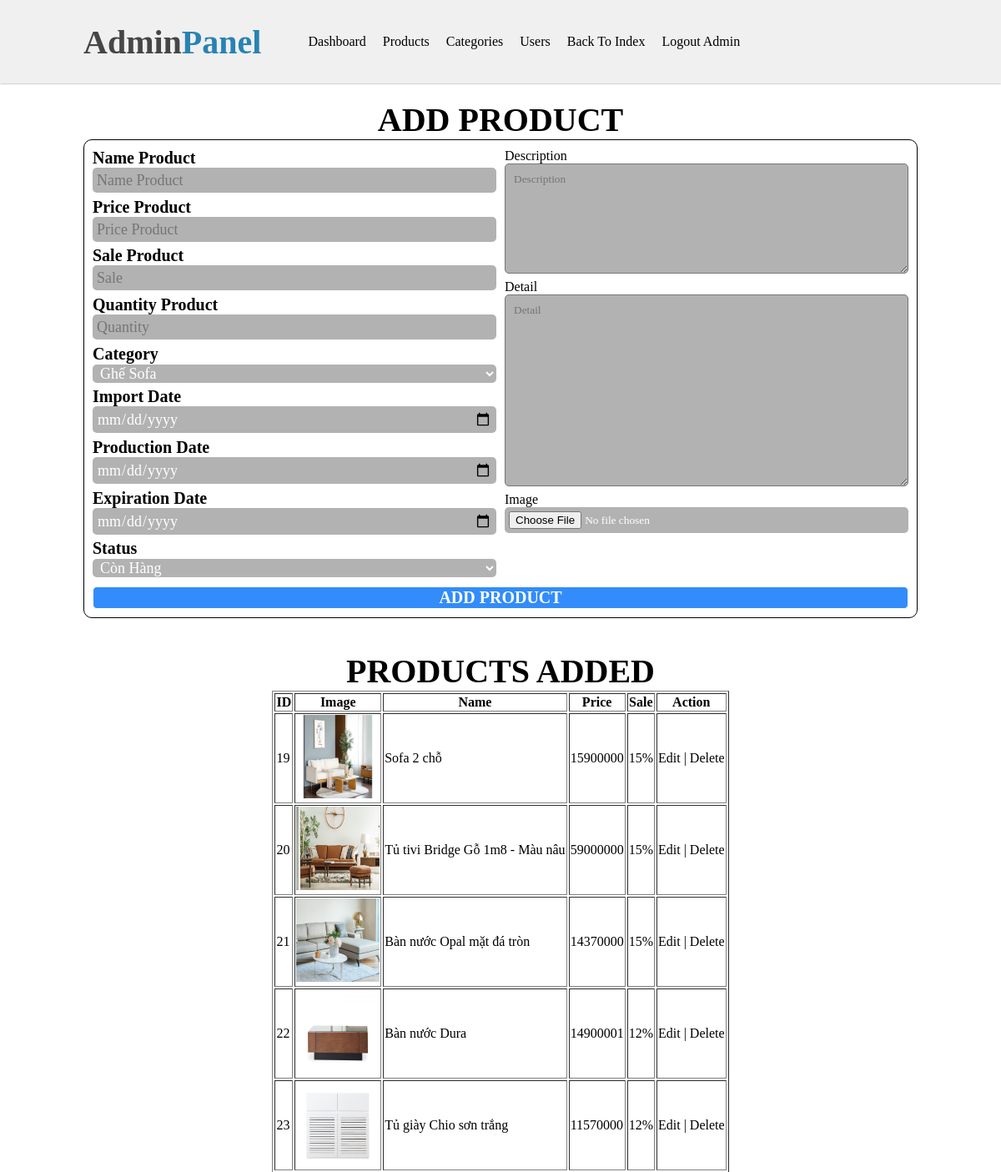
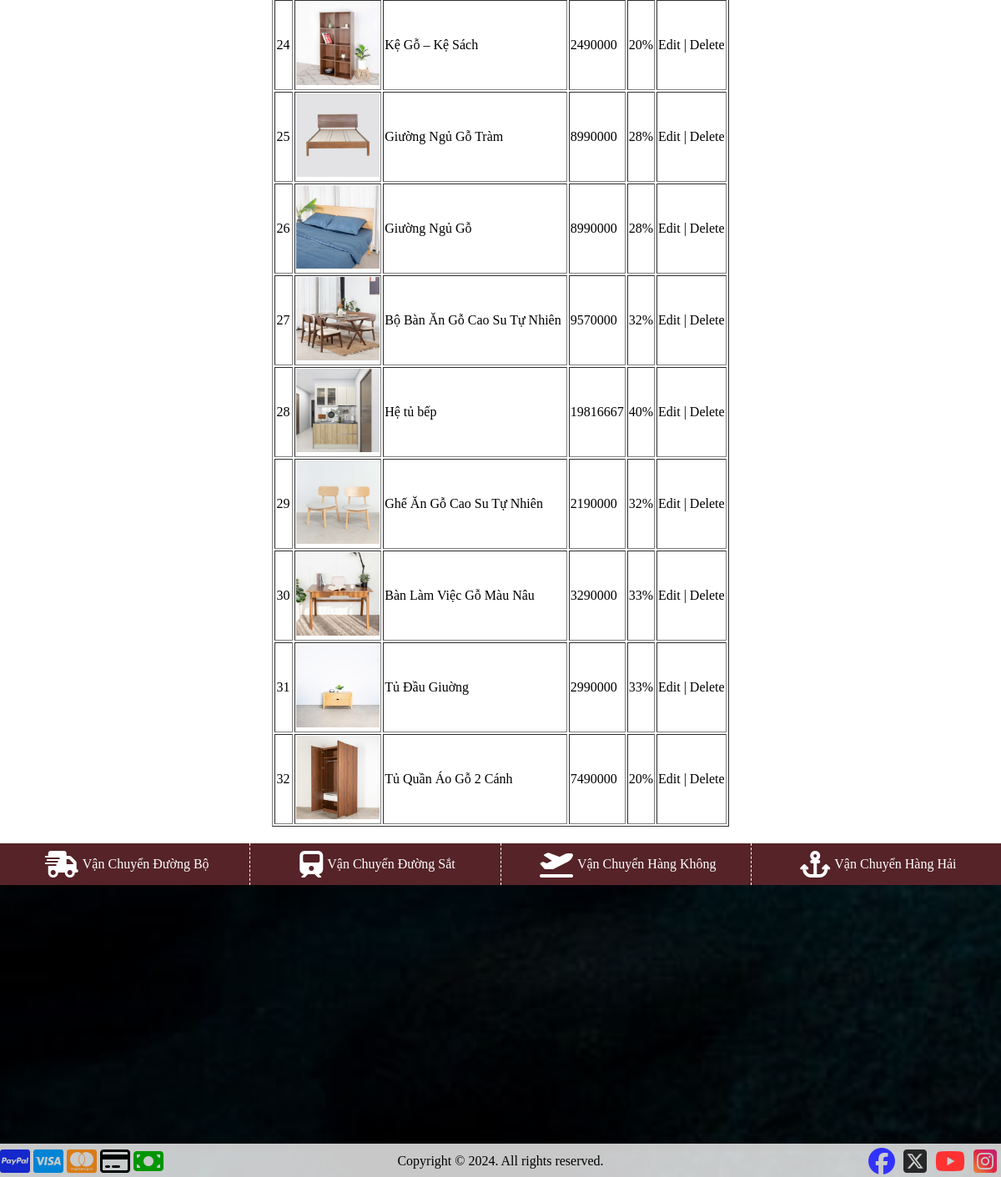
The page /admin.php?Admin_Action=products (signed in) on the database its author committed (2 pictures, top to bottom).
### tables this page shows
CREATE TABLE `products` (
  `ID` int(11) NOT NULL,
  `Name` varchar(255) NOT NULL,
  `Price` int(11) NOT NULL,
  `Image` text NOT NULL,
  `Sale` int(11) NOT NULL,
  `Description` text NOT NULL,
  `Detail` text NOT NULL,
  `Quantity` int(11) NOT NULL,
  `Status` tinyint(4) NOT NULL,
  `Import_Date` date DEFAULT NULL,
  `Production_Date` date DEFAULT NULL,
  `Expiration_Date` date DEFAULT NULL,
  `View` int(11) NOT NULL,
  `Cat_ID` int(11) NOT NULL
);

### admin/models/product_processing.php (called while the page is built, shortened)
<?php
class Product_Processing_Model
{
    public function __construct()
    {
        $this->Database = new Database_Model();
    }
}

### admin/views/products.php (the view, shortened to what this page needs)
<div class="Backgrounds-Admins">
    <div class="Admin-Products-Page">
        <h1>ADD PRODUCT</h1>
        <div class="Admin-Add-Product">
            <form action="admin.php?Admin_Action=products&Products_Action=add" method="post" enctype="multipart/form-data" class="Admin-Form-Add-Product">
                <div class="Admin-Add-Product-Frame">
                    <div class="Add-Frame-Left">
                        <label>Name Product <br><input type="text" name="Name" value="<?php echo isset($_GET['Name']) ? $_GET['Name'] : '' ?>" required placeholder="Name Product"></label>
                        <label>Price Product <br><input type="number" name="Price" value="<?php echo isset($_GET['Price']) ? $_GET['Price'] : '' ?>" required placeholder="Price Product"></label>
                        <label>Sale Product <br><input type="number" name="Sale" value="<?php echo isset($_GET['Sale']) ? $_GET['Sale'] : '' ?>" placeholder="Sale" min="0" max="100"></label>
                        <label>Quantity Product <br><input type="number" name="Quantity" value="<?php echo isset($_GET['Quantity']) ? $_GET['Quantity'] : '' ?>" required placeholder="Quantity"></label>
                        <label>Category <br>
                            <select name="Cat_ID">
                                <?php
                                foreach ($All_categories as $Category) {
                                    if ($_GET['Cat_ID'] == $Category['ID']) {
                                        echo '<option selected value="' . $Category['ID'] . '">' . $Category['Name'] . '</option>';
                                    } else {
                                        echo '<option value="' . $Category['ID'] . '">' . $Category['Name'] . '</option>';
                                    }
                                }
                                ?>
                            </select>
                        </label>
                        <label>Import Date <br><input type="date" name="Import_Date" value="<?php echo isset($_GET['Import_Date']) ? $_GET['Import_Date'] : '' ?>"></label>
                        <label>Production Date <br><input type="date" name="Production_Date" value="<?php echo isset($_GET['Production_Date']) ? $_GET['Production_Date'] : '' ?>"></label>
                        <label>Expiration Date <br><input type="date" name="Expiration_Date" value="<?php echo isset($_GET['Expiration_Date']) ? $_GET['Expiration_Date'] : '' ?>"></label>
                        <label>Status <br>
                            <select name="Status">
                                <option value="1" <?php echo isset($_GET['Status']) && $_GET['Status'] == 0 ? 'selected' : '' ?>>Còn Hàng</option>
                            </select></label>
                    </div>
                    <div class="Add-Frame-Right">
                        <label>Description <br><textarea name="Description" placeholder="Description"><?php echo isset($_GET['Description']) ? $_GET['Description'] : '' ?></textarea></label>
                        <label>Detail <br><textarea name="Detail" placeholder="Detail"><?php echo isset($_GET['Detail']) ? $_GET['Detail'] : '' ?></textarea></label>
                        <label>Image <br><input type="file" name="Image"></label>
                    </div>
                </div>
                <input type="submit" name="Product_Add" value="ADD PRODUCT">
            </form>
        </div>
    </div>
    <div class="Admin-Products-Page">
        <h1>PRODUCTS ADDED</h1>
        <table border="1">
            <tr>
                <th>ID</th>
                <th>Image</th>
                <th>Name</th>
                <th>Price</th>
                <th>Sale</th>
                <th>Action</th>
            </tr>
            <?php
            $List_Table_Products = '';
            foreach ($All_products as $product) {
                $List_Table_Products .= '<tr>
                <td>' . $product['ID'] . ' </td>
                <td><img src="public/img/Products/' . $product['Image']  . '" width="100px" height="100px" alt=""></td>
                <td>' . $product['Name'] . '</td>
                <td>' . $product['Price'] . '</td>
                <td>'. $product['Sale'] . '%</td>';
                $List_Table_Products .= '
                <td><a class="Admin_Edit_PRD" href="admin.php?Admin_Action=products&Products_Action=edit&ID=' . $product['ID'] . '">Edit</a> | <a class="Admin_Del_PRD" href="admin.php?Admin_Action=products&Products_Action=delete&ID=' . $product['ID'] . '">Delete</a></td>
                </tr>';
            }
            echo $List_Table_Products;
            ?>
        </table>
    </div>
</div>

### public/css/style.css (style rules this page uses)
* { box-sizing: border-box; margin: 0; font-family: "Dancing Script", cursive; }
a { text-decoration: none; color: black; }
body { position: relative; margin: 0; }
:root { --background-color: rgba(1, 147, 231, 0.8); }
.Backgrounds-Admins { width: 100%; height: 100%; display: flex; flex-wrap: wrap; justify-content: center; align-items: center; }
.Admin-Products-Page { width: 1200px; margin: 20px auto; display: flex; flex-wrap: wrap; justify-content: center; align-items: center; gap: 20px auto; }
.Admin-Products-Page h1 { width: 100%; font-size: 40px; font-weight: bold; text-align: center; }
.Admin-Add-Product { width: 1000px; border-radius: 10px; border: 1px solid black; }
.Admin-Form-Add-Product { width: 100%; height: 100%; padding: 10px; display: grid; grid-template-rows: 9.5fr 0.5fr; gap: 5px; }
.Admin-Form-Add-Product input[type="submit"] { width: 100%; }
.Admin-Add-Product-Frame { width: 100%; display: grid; grid-template-columns: 1fr 1fr; gap: 10px; }
.Add-Frame-Left { width: 100%; display: flex; flex-wrap: wrap; }
.Add-Frame-Left label { width: 100%; font-size: 20px; font-weight: bold; }
.Add-Frame-Left label input, .Add-Frame-Left label select { width: 100%; border: none; background-color: rgba(0, 0, 0, 0.3); line-height: 30px; font-size: 18px; color: rgb(255, 255, 255); border-radius: 5px; padding: 0 5px; }
.Add-Frame-Right { width: 100%; height: 100%; display: grid; gap: 10px 0; grid-template: 3fr 5fr 1fr 1fr / 1fr; }
.Add-Frame-Right label textarea { width: 100%; border-radius: 5px; background-color: rgba(0, 0, 0, 0.3); color: rgb(255, 255, 255); height: calc(100% - 15px); padding: 10px; }
.Add-Frame-Right label input[type="file"] { width: 100%; border: none; background-color: rgba(0, 0, 0, 0.3); color: rgb(255, 255, 255); padding: 5px; border-radius: 5px; }
.Admin-Add-Product input[type="submit"] { width: 100%; background-color: rgb(50, 140, 250); color: white; border: 1px solid white; border-radius: 5px; font-size: 20px; font-weight: bold; margin: 0 auto; }

### rows shown on the page
products: ID "19", Image (picture), Name "Sofa 2 chỗ", Price "15900000", Sale "15"
products: ID "20", Image (picture), Name "Tủ tivi Bridge Gỗ 1m8 - Màu nâu", Price "59000000", Sale "15"
products: ID "21", Image (picture), Name "Bàn nước Opal mặt đá tròn", Price "14370000", Sale "15"
products: ID "22", Image (picture), Name "Bàn nước Dura", Price "14900001", Sale "12"
products: ID "23", Image (picture), Name "Tủ giày Chio sơn trắng", Price "11570000", Sale "12"
products: ID "24", Image (picture), Name "Kệ Gỗ – Kệ Sách", Price "2490000", Sale "20"
products: ID "25", Image (picture), Name "Giường Ngủ Gỗ Tràm", Price "8990000", Sale "28"
products: ID "26", Image (picture), Name "Giường Ngủ Gỗ", Price "8990000", Sale "28"
products: ID "27", Image (picture), Name "Bộ Bàn Ăn Gỗ Cao Su Tự Nhiên", Price "9570000", Sale "32"
products: ID "28", Image (picture), Name "Hệ tủ bếp", Price "19816667", Sale "40"
products: ID "29", Image (picture), Name "Ghế Ăn Gỗ Cao Su Tự Nhiên", Price "2190000", Sale "32"
products: ID "30", Image (picture), Name "Bàn Làm Việc Gỗ Màu Nâu", Price "3290000", Sale "33"
products: ID "31", Image (picture), Name "Tủ Đầu Giuờng", Price "2990000", Sale "33"
products: ID "32", Image (picture), Name "Tủ Quần Áo Gỗ 2 Cánh", Price "7490000", Sale "20"

### other values the page prints
form field Cat_ID "Ghế Sofa"
